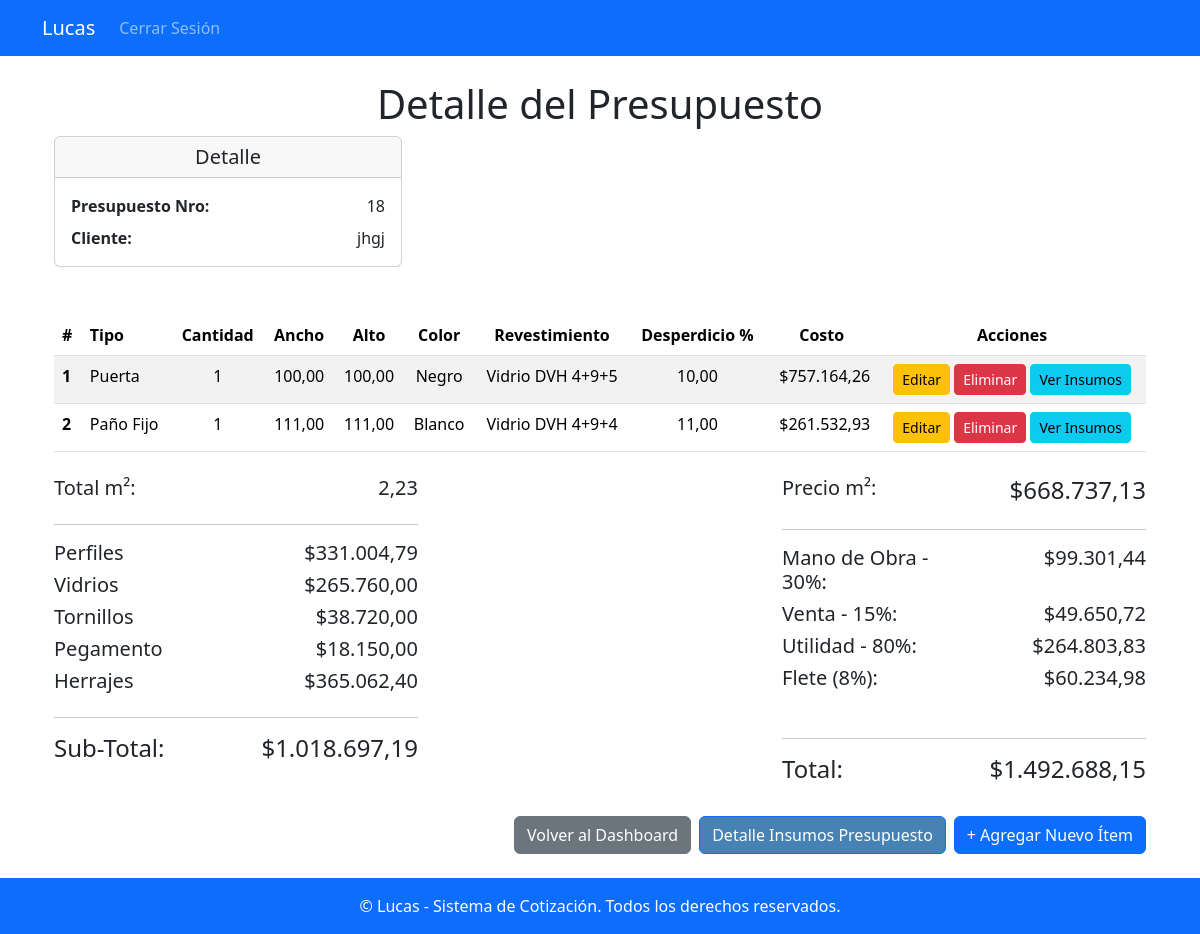
Page /presupuesto/18/ (signed in) on the committed database.
### apps/presupuestos/models.py (models this page shows, shortened)
class Presupuesto(models.Model):
    numero = models.AutoField(primary_key=True)  # Clave primaria definida explícitamente
    cliente = models.CharField(max_length=255)
    lugar = models.ForeignKey('Lugar', on_delete=models.CASCADE)
    fecha = models.DateTimeField(auto_now_add=True)

class Item(models.Model):
    presupuesto = models.ForeignKey(Presupuesto, related_name='items', on_delete=models.CASCADE)  # Relación con el presupuesto
    cantidad = models.PositiveIntegerField()  # Cantidad del ítem
    ancho = models.DecimalField(max_digits=10, decimal_places=2, null=True, blank=True)  # Ancho en unidades
    alto = models.DecimalField(max_digits=10, decimal_places=2, null=True, blank=True)  # Alto en unidades
    ancho_hoja = models.DecimalField(max_digits=10, decimal_places=2, null=True, blank=True)  # Ancho de hoja en unidades
    alto_lama = models.DecimalField(max_digits=10, decimal_places=2, null=True, blank=True)
    tipo = models.ForeignKey(Tipo, on_delete=models.CASCADE)  # Tipo de ítem (ventana, puerta, etc.)
    color = models.ForeignKey(Color, on_delete=models.CASCADE)  # Color del ítem
    revestimiento = models.ForeignKey(Revestimiento, on_delete=models.CASCADE)  # Tipo de revestimiento
    desperdicio = models.DecimalField(max_digits=5, decimal_places=2, default=0.0)  # Porcentaje de desperdicio
    def calcular_costo(self):
        insumos = DetalleInsumo.objects.filter(item=self)
        total = sum(insumo.precio_total for insumo in insumos)
        return total

class Tipo(models.Model):
    numero = models.IntegerField(unique=True)  # Número identificador del tipo
    detalle = models.CharField(max_length=100)  # Descripción del tipo

class Color(models.Model):
    nombre = models.CharField(max_length=50)

class Revestimiento(models.Model):
    nombre = models.CharField(max_length=100)

class TipoInsumo(models.Model):
    nombre = models.CharField(max_length=50, unique=True)  # Nombre del tipo de insumo (por ejemplo, 'Material', 'Herramienta')

### apps/presupuestos/views.py (the view)
# urls.py: path('presupuesto/<int:presupuesto_id>/', presupuestos_views.detalle_presupuesto, name='detalle_presupuesto'),
@login_required
def detalle_presupuesto(request, presupuesto_id):
    presupuesto = get_object_or_404(Presupuesto, numero=presupuesto_id)
    items = presupuesto.items.all()
    items_con_costos = [
        {'item': item,
         'costo': item.calcular_costo(),
         'desperdicio': item.desperdicio}
         for item in items
    ]
    sub_total = sum(entry['costo'] for entry in items_con_costos)
    total_m2 = sum(
        (item.ancho / 100) * (item.alto / 100) * item.cantidad
        for item in items
    )
    insumos = DetalleInsumo.objects.filter(presupuesto=presupuesto)
    tipo_insumos_totales = defaultdict(Decimal)
    for insumo in insumos:
        tipo_insumo_nombre = insumo.insumo.tipo_insumo.nombre if insumo.insumo.tipo_insumo else "Sin Tipo"
        tipo_insumos_totales[tipo_insumo_nombre] += insumo.precio_total
    subtotal_tipo_1 = insumos.filter(insumo__tipo_insumo_id=1).aggregate(
        subtotal=Sum('precio_total')
    )['subtotal'] or Decimal(0)
    subtotal_tipo_2 = insumos.filter(insumo__tipo_insumo_id__in=[1, 3, 4, 5, 6]).aggregate(
        subtotal=Sum('precio_total')
    )['subtotal'] or Decimal(0)
    mano_obra = subtotal_tipo_1 * Decimal("0.30")
    venta = subtotal_tipo_1 * Decimal("0.15")
    utilidad = subtotal_tipo_1 * Decimal("0.80")  # Utilidad solo sobre tipo_insumo_id=1
    flete = subtotal_tipo_2 * Decimal("0.08") # Utilidad solo sobre tipo_insumo_id=1+3+4+5+6
    total = sub_total + mano_obra + venta + utilidad + flete
    precio_por_m2 = total / total_m2 if total_m2 > 0 else 0
    return render(request, 'detalle_presupuesto.html', {
        'presupuesto': presupuesto,
        'items_con_costos': items_con_costos,
        'sub_total': sub_total,
        'mano_obra': mano_obra,
        'venta': venta,
        'utilidad': utilidad,
        'flete': flete,
        'total': total,
        'total_m2': total_m2,  # Agregar Total m2 al contexto
        'precio_por_m2': precio_por_m2,  # Agregar el precio por m² al contexto
        'tipo_insumos_totales': dict(tipo_insumos_totales),
    })

### apps/presupuestos/templates/detalle_presupuesto.html (shortened to what this page needs)
{% extends 'base.html' %}
{% load humanize %}
{% block content %}
<div class="container mt-4">
    <h1 class="text-center">Detalle del Presupuesto</h1>
    <div class="row mb-4">
        <div class="col-md-4">
            <div class="card">
                <div class="card-header">
                    <h5 class="text-center mb-0">Detalle</h5>
                </div>
                <div class="card-body">
                    <div class="row mb-2">
                        <div class="col-6 text-start fw-bold">Presupuesto Nro:</div>
                        <div class="col-6 text-end">{{ presupuesto.numero }}</div>
                    </div>
                    <div class="row">
                        <div class="col-6 text-start fw-bold">Cliente:</div>
                        <div class="col-6 text-end">{{ presupuesto.cliente }}</div>
                    </div>
            </div>
        </div>
    </div>
</div>
    <br>
    <div>
        {% if items_con_costos %}
            <table class="table table-striped">
                <thead class="thead-dark">
                    <tr>
                        <th scope="col">#</th>
                        <th scope="col">Tipo</th>
                        <th class="text-center" scope="col">Cantidad</th>
                        <th class="text-center" scope="col">Ancho</th>
                        <th class="text-center" scope="col">Alto</th>
                        <th class="text-center" scope="col">Color</th>
                        <th class="text-center" scope="col">Revestimiento</th>
                        <th class="text-center" scope="col">Desperdicio %</th>
                        <th class="text-center" scope="col">Costo</th>
                        <th class="text-center" scope="col">Acciones</th>
                    </tr>
                </thead>
                <tbody>
                    {% for entry in items_con_costos %}
                        <tr>
                            <th scope="row">{{ forloop.counter }}</th>
                            <td>{{ entry.item.tipo.detalle }}</td>
                            <td class="text-center">{{ entry.item.cantidad }}</td>
                            <td class="text-center">{{ entry.item.ancho }}</td>
                            <td class="text-center">{{ entry.item.alto }}</td>
                            <td class="text-center">{{ entry.item.color.nombre }}</td>
                            <td class="text-center">{{ entry.item.revestimiento.nombre }}</td>
                            <td class="text-center">{{ entry.item.desperdicio }}</td>
                            <td class="text-end">${{ entry.costo|intcomma }}</td>
                            <td class="text-center">
                                <a href="{% url 'editar_item' entry.item.id %}" class="btn btn-warning btn-sm">Editar</a>
                                <a href="{% url 'eliminar_item' entry.item.id %}" class="btn btn-danger btn-sm"
                                onclick="return confirm('¿Estás seguro de que deseas eliminar este ítem?')">Eliminar</a>
                                <a href="{% url 'detalle_insumos' entry.item.id %}" class="btn btn-info btn-sm">Ver Insumos</a>
                            </td>
                        </tr>
                    {% endfor %}
                </tbody>
            </table>
            <div class="mt-4 d-flex justify-content-between">
                <div class="col-lg-4">
                    <div class="row">
                        <div class="col-6 text-start">
                            <h5>Total m²:</h5>
                        </div>
                        <div class="col-6 text-end">
                            <h5>{{ total_m2|floatformat:2 }}</h5>
                        </div>
                    </div>
                    <hr>
                    {% for tipo_insumo, total_importe in tipo_insumos_totales.items %}
                    <div class="row">
                        <div class="col-6 text-start">
                            <h5>{{ tipo_insumo }}</h5>
                        </div>
                        <div class="col-6 text-end">
                            <h5>${{ total_importe|floatformat:2|intcomma }}</h5>
                        </div>
                    </div>
                    {% endfor %}
                    <hr>
                    <div class="row">
                        <div class="col-6 text-start">
                            <h4>Sub-Total:</h4>
                        </div>
                        <div class="col-6 text-end">
                            <h4>${{ sub_total|floatformat:2|intcomma }}</h4>
                        </div>
                    </div>
                </div>
                <div class="col-lg-4">
                    <div class="row">
                        <div class="col-6 text-start">
                            <h5>Precio m²:</h5>
                        </div>
                        <div class="col-6 text-end">
                            <h4>${{ precio_por_m2|floatformat:2|intcomma }}</h4>
                        </div>
                    </div>
                    <hr>
                    <div class="row">
                        <div class="col-6 text-start">
                            <h5>Mano de Obra - 30%:</h5>
                        </div>
                        <div class="col-6 text-end">
                            <h5>${{ mano_obra|floatformat:2|intcomma }}</h5>
                        </div>
                    </div>
                    <div class="row">
                        <div class="col-6 text-start">
                            <h5>Venta - 15%:</h5>
                        </div>
                        <div class="col-6 text-end">
                            <h5>${{ venta|floatformat:2|intcomma }}</h5>
                        </div>
                    </div>
                    <div class="row">
                        <div class="col-6 text-start">
                            <h5>Utilidad - 80%:</h5>
                        </div>
                        <div class="col-6 text-end">
                            <h5>${{ utilidad|floatformat:2|intcomma }}</h5>
                        </div>
                    </div>
                    <div class="row">
                        <div class="col-6 text-start">
                            <h5>Flete (8%):</h5>
                        </div>
                        <div class="col-6 text-end">
                            <h5>${{ flete|floatformat:2|intcomma }}</h5>
                        </div>
                    </div>
                    <br>
                    <hr>
                    <div class="row">
                        <div class="col-6 text-start">
                            <h4>Total:</h4>
                        </div>
                        <div class="col-6 text-end">
                            <h4>${{ total|floatformat:2|intcomma }}</h4>
                        </div>
                    </div>
                </div>
            </div>
    </div>
    {% else %}
        <p class="text-center">No hay ítems asociados a este presupuesto.</p>
    {% endif %}
    <div class="d-flex justify-content-end mt-4">
        <a href="{% url 'dashboard' %}" class="btn btn-secondary me-2">Volver al Dashboard</a>
        <a href="{% url 'detalle_insumos_presupuesto' presupuesto.numero %}" class="btn btn-primary me-2" style="background-color: #4682B4; color: white;">Detalle Insumos Presupuesto</a>
        <a href="{% url 'nuevo_item' presupuesto.numero %}" class="btn btn-primary">+ Agregar Nuevo Ítem</a>
    </div>
</div>
{% endblock %}

### rows in the picture
Presupuesto: numero "18", cliente "jhgj"
Item: item.tipo.detalle "Puerta", item.cantidad "1", item.ancho "100,00", item.alto "100,00", item.color.nombre "Negro", item.revestimiento.nombre "Vidrio DVH 4+9+5", item.desperdicio "10,00", costo "757.164,26"
Item: item.tipo.detalle "Paño Fijo", item.cantidad "1", item.ancho "111,00", item.alto "111,00", item.color.nombre "Blanco", item.revestimiento.nombre "Vidrio DVH 4+9+4", item.desperdicio "11,00", costo "261.532,93"
TipoInsumo: tipo_insumos_totales "Perfiles"
TipoInsumo: tipo_insumos_totales "Vidrios"
TipoInsumo: tipo_insumos_totales "Tornillos"
TipoInsumo: tipo_insumos_totales "Pegamento"
TipoInsumo: tipo_insumos_totales "Herrajes"

### other values in the picture
{{ total_m2|floatformat:2 }} "2,23"
{{ total_importe|floatformat:2|intcomma }} "331.004,79" "265.760,00" "38.720,00" "18.150,00" "365.062,40"
{{ sub_total|floatformat:2|intcomma }} "1.018.697,19"
{{ precio_por_m2|floatformat:2|intcomma }} "668.737,13"
{{ mano_obra|floatformat:2|intcomma }} "99.301,44"
{{ venta|floatformat:2|intcomma }} "49.650,72"
{{ utilidad|floatformat:2|intcomma }} "264.803,83"
{{ flete|floatformat:2|intcomma }} "60.234,98"
{{ total|floatformat:2|intcomma }} "1.492.688,15"
